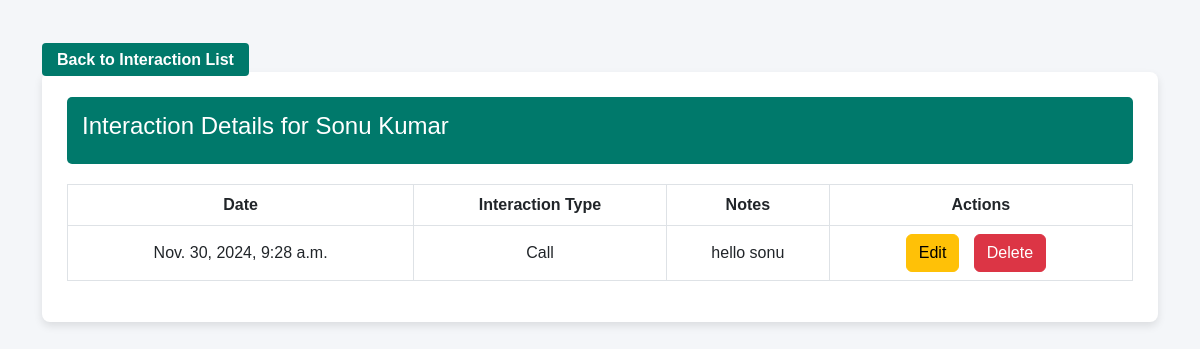
/customer/view-interaction/10/, run on the app's committed database.
### customer/models.py (models this page shows, shortened)
class Customer_details(models.Model):
    name = models.CharField(max_length=100)
    city = models.CharField(max_length=100)
    state = models.CharField(max_length=100)
    country = models.CharField(max_length=100)
    phone = models.CharField(max_length=100)

class CustomerInteraction(models.Model):
    customer = models.ForeignKey('Customer_details', on_delete=models.CASCADE, related_name='interactions')
    date = models.DateTimeField(default=timezone.now)  # Correct way to assign the default datetime
    notes = models.TextField()
    interaction_type = models.CharField(
        max_length=50,
        choices=[
            ('Call', 'Call'),
            ('Email', 'Email'),
            ('Meeting', 'Meeting'),
            ('Other', 'Other')
        ]
    )

### customer/views.py (the view)
# urls.py: path('view-interaction/<int:customer_id>/', views.view_customer_interaction, name='view_customer_interaction'),
def view_customer_interaction(request, customer_id):
    customer = get_object_or_404(Customer_details, id=customer_id)
    interactions = CustomerInteraction.objects.filter(customer=customer)
    return render(request, 'view_customer_interaction.html', {
        'customer': customer,
        'interactions': interactions
    })

### customer/templates/view_customer_interaction.html (shortened to what this page needs)
<!DOCTYPE html>
<html lang="en">
<head>
    <link href="https://cdn.jsdelivr.net/npm/bootstrap@5.3.0-alpha1/dist/css/bootstrap.min.css" rel="stylesheet">
</head>
<body>
    <div class="container mt-5">
        <a href="{% url 'select_customer_for_interaction' %}" class="cta-button mb-3">Back to Interaction List</a>
        <div class="interaction-details">
            <div class="interaction-header">
                <h4>Interaction Details for {{ customer.name }}</h4>
            </div>
            <table class="table table-bordered interaction-table">
                <thead>
                    <tr>
                        <th>Date</th>
                        <th>Interaction Type</th>
                        <th>Notes</th>
                        <th>Actions</th>
                    </tr>
                </thead>
                <tbody>
                    {% for interaction in interactions %}
                    <tr>
                        <td>{{ interaction.date }}</td>
                        <td>{{ interaction.interaction_type }}</td>
                        <td>{{ interaction.notes }}</td>
                        <td>
                            <a href="{% url 'customer_edit_interaction' customer.id interaction.id %}" class="btn btn-warning btn-custom">Edit</a>
                            <a href="{% url 'customer_delete_interaction' customer.id interaction.id %}" class="btn btn-danger btn-custom">Delete</a>
                        </td>
                    </tr>
                    {% empty %}
                    <tr>
                        <td colspan="4" class="text-center no-interactions">No interactions available for this customer.</td>
                    </tr>
                    {% endfor %}
                </tbody>
            </table>
        </div>
    </div>
</body>
</html>

### customer/templates/view_customer_interaction.html (style rules this page uses)
body { background-color: #f4f6f9; font-family: 'Arial', sans-serif; }
.cta-button { text-decoration: none; padding: 8px 15px; background: #00796b; color: white; border-radius: 4px; font-weight: bold; font-size: 16px; }
.interaction-header { background-color: #00796b; color: white; padding: 15px; font-size: 1.3em; font-weight: bold; border-radius: 5px; margin-bottom: 20px; }
.interaction-details { background-color: white; padding: 25px; border-radius: 8px; box-shadow: 0 4px 8px rgba(0, 0, 0, 0.1); }
.interaction-table th, .interaction-table td { text-align: center; }
.interaction-table { margin-top: 20px; }
.interaction-table td { vertical-align: middle; }
.btn-custom { margin-right: 10px; }

### data on the page
Customer_details: name "Sonu Kumar"
CustomerInteraction: date "Nov. 30, 2024, 9:28 a.m.", interaction_type "Call", notes "hello sonu"
